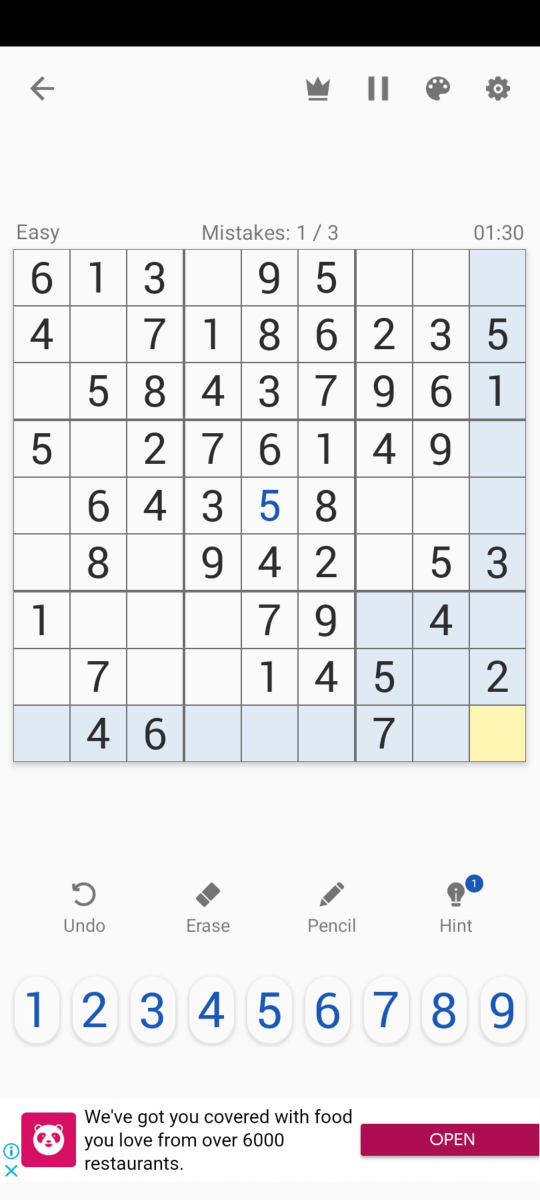
%> input picture grid1.png, 1080 x 2400 px (shown at 1/2 size)
$ octave process_screenshot.m   (GNU Octave 9; MATLAB toolbox functions it lacks are replaced by stand-ins)
%> lines starting %> are read from the running program, lines starting %| are printed output that depends on the picture
clearvars


%% declare sizes and grid
n=3;
n2=n^2;
% n=sqrt(n2);
box_size=109-2;
line_thick=6+2;
line_thin=4+2;
nref_pos=[372 844 box_size*n+(n-1)*line_thin box_size*n+(n-1)*line_thin];
pos=[31 503];
rect=[box_size*n2+(n-1)*(n*line_thin+line_thick)  box_size*n2+(n-1)*(n*line_thin+line_thick)];


% Load reference of numbers and set into array
number_ref=imread('grid1.png');
%> number_ref is the input picture: size 2400x1080x3 uint8; mean R, G, B 227.1, 226.3, 228.3
numbers_im=imcrop(rgb2gray(number_ref),nref_pos);
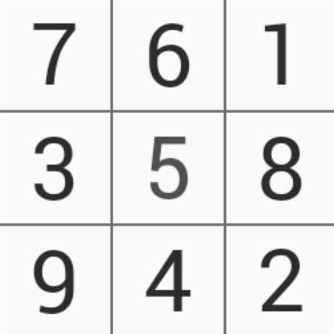
%> numbers_im: size 334x334 uint8; min 27, max 255, mean 229.7
figure(3)
imshow(numbers_im);
numpos=[7 6 1; 3 5 8 ; 9 4 2];
dig_ref=uint8(zeros(box_size,box_size,9));
dig_val=uint8(zeros(n2,1));
image_ref=uint8(zeros(box_size,box_size));
for i=1:3
%> this loop made 3 passes; what is shown inside it comes from the first
    for j=1:3
%> this loop made 3 passes; what is shown inside it comes from the first
        k=(i-1)*3+1 +j-1;
    dig_val(k)=numpos(k);
    ind_0=(i-1)*box_size+1+floor((i-1))*line_thin;
    ind_1=(j-1)*box_size+1+floor((j-1))*line_thin;
    image_ref=(imcrop(numbers_im,[ind_0 ind_1 box_size-1 box_size-1]));
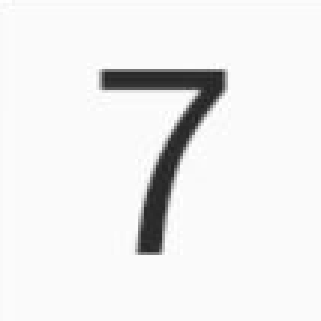
%> image_ref: size 107x107 uint8 (shown 3 times larger); min 31, max 255, mean 237.5
    dig_ref(:,:,k)=image_ref;
    figure(20)
    subplot(3,3,k)
    imshow(image_ref);
    title(['val = ' num2str(dig_val(k)) ', k val = ' num2str(k) ]);
    end
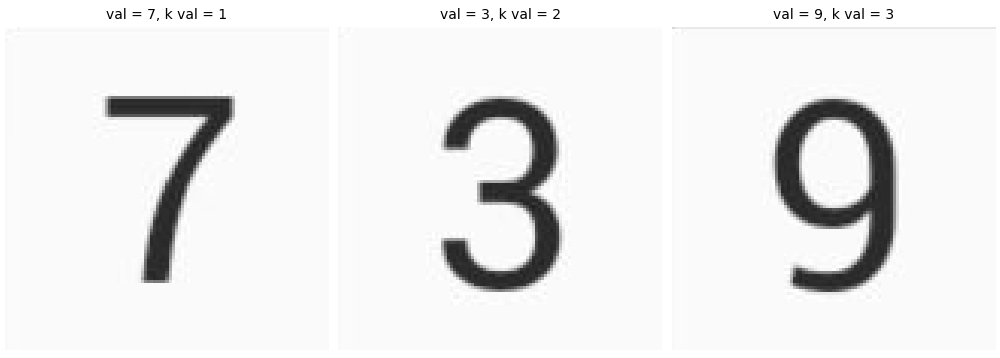
%> figure redrawn from the program's plot data, 3 panels
end

%% Load puzzle and find each box
screenshot=imread('grid.png');
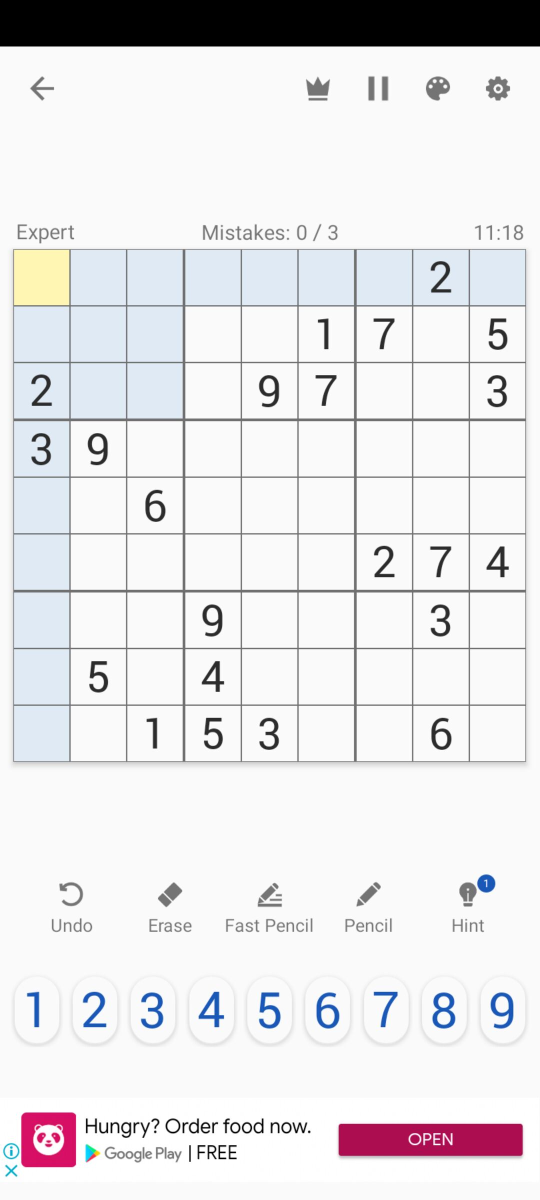
%> input picture grid.png, 1080 x 2400 px (shown at 1/2 size)
%> screenshot is the input picture: size 2400x1080x3 uint8; mean R, G, B 229.4, 228.6, 230.6
figure(1);
imshow(screenshot)
cropped=imcrop(rgb2gray(screenshot),[pos rect]);
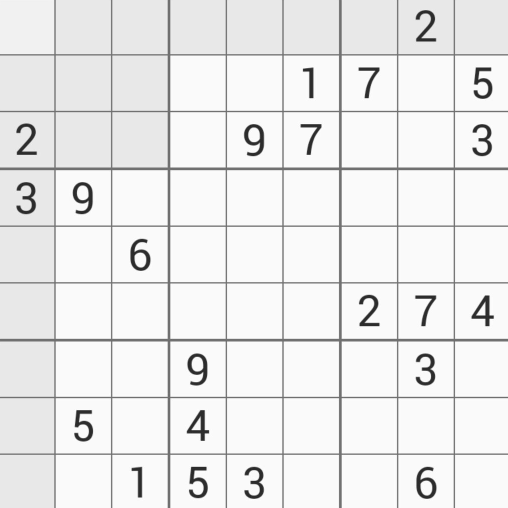
%> cropped: size 1016x1016 uint8 (shown at 1/2 size); min 27, max 255, mean 234.4
figure(1)
imshow(cropped)
box=uint8(zeros(box_size,box_size,n2,n2));
figure(2)

for i=1:n2
    for j=1:n2
        ind_0=(i-1)*box_size+1+floor((i-1))*line_thin+floor((i-1)/3)*(line_thick-line_thin);
        ind_1=(j-1)*box_size+1+floor((j-1))*line_thin+floor((j-1)/3)*(line_thick-line_thin);
        box(:,:,i,j)=(imcrop(cropped,[ind_0 ind_1 box_size-1 box_size-1]));
%         nn=(j-1)*n2 + (i-1) +1;
%         subplot(n2,n2,nn)
%         imshow(box(:,:,i,j));
    end
end


%% read values of existing numbers
% figure
% imshow(box(:,:,3,1))
corr_lim=0.75;
% subtract_lim=600;
dig_cor=zeros(n2,n2);
h.digit=uint8(zeros(n2,n2));
h.n=n;h.n2=n2;
%> (the run ends here)
